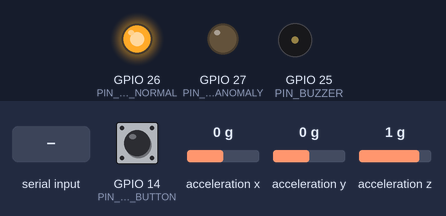
A sketch run on a simulated ESP32. Shown: output pins drawn as LEDs (lit = HIGH), buzzer (waves = sounding). Wiring (inferred from the names in the program): MPU-6050 motion sensor at I2C address 0x68. The inputs (shaded band) are chosen by the test bench; at power-on: acceleration x 0 g, GPIO 14 (PIN_MODE_BUTTON) HIGH, acceleration y 0 g, acceleration z 1 g. Random numbers use the default seed unless the sketch sets one; what the sketch prints to the serial monitor is not drawn.

Above: at 1.4 s.
1.5 s: acceleration x set to -1.4 g
At 1.73 s:
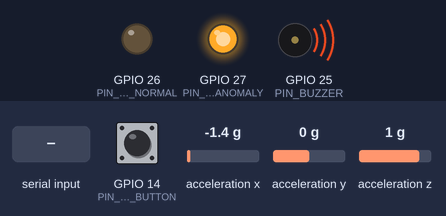
3.8 s: "2" received over Serial
At 4.33 s:
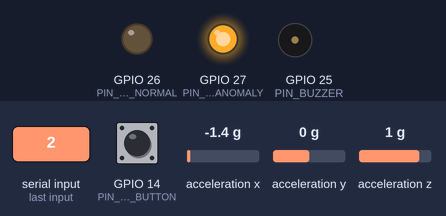
6.8 s: GPIO 14 (PIN_MODE_BUTTON) pulled LOW for 0.15 s
At 8.3 s:
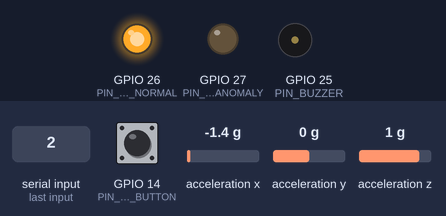
9.8 s: acceleration y set to 0.3 g
11.8 s: acceleration y set to 0.6 g
Timing chart, 0 to 14.8 s (numbered marks = the images above; inputs shaded):
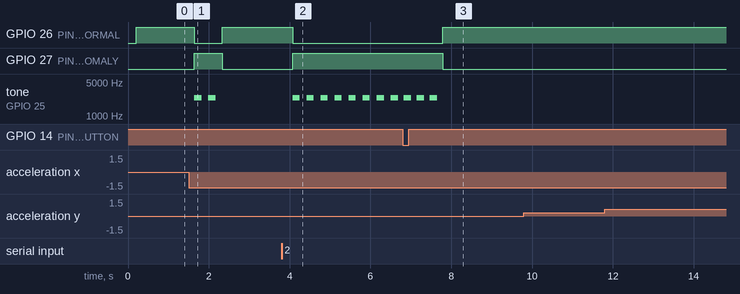

The sketch:

edge_ai_anomaly_detection.ino
```cpp
/**
 * ============================================================================
 * Proyek 09 : Edge AI Anomaly Detection (TinyML Predictive Maintenance)
 * Repo      : IoT_lab
 * Board     : ESP32 + Sensor Akselerometer/Giroskop I2C MPU6050
 * Framework : Arduino IDE
 * ============================================================================
 * Fitur Utama:
 * 1. Akuisisi sinyal getaran 3-axis (`ax`, `ay`, `az` dalam satuan m/s^2) dari
 *    sensor MPU6050 dengan frekuensi sampling presisi 100 Hz (interval 10 ms)
 *    ke dalam Sliding Window Buffer berukuran 64 sampel (640 ms).
 * 2. Ekstraksi Fitur DSP Real-Time di Edge (RMS, Peak-to-Peak, Variance,
 *    Crest Factor, dan Zero-Crossing Rate) menggunakan `anomaly_model.h`.
 * 3. Mendukung 2 Mode Operasi yang dapat diganti kapan saja melalui tombol fisik
 *    pada GPIO14 atau perintah Serial Monitor (`m`, `1`, `2`, `s`):
 *    - MODE 1: Edge AI Real-Time Inference (`IDLE`, `NORMAL_OPERATION`, `ANOMALY_DETECTED`)
 *    - MODE 2: CSV Data Forwarder (`ax,ay,az`) untuk pelatihan model di Edge Impulse Studio
 * 4. Dilengkapi Generator Getaran Sintetis (opsional via perintah Serial `s`)
 *    untuk menguji respons deteksi anomali secara mudah di simulator Wokwi.
 * ============================================================================
 */

#include <Arduino.h>
#include <Wire.h>
#include "anomaly_model.h"

// ============================================================================
// Konfigurasi Pin Hardware (ESP32)
// ============================================================================
const int PIN_I2C_SDA     = 21;
const int PIN_I2C_SCL     = 22;
const int PIN_MODE_BUTTON = 14; // Tombol ganti mode / simulasi profil getaran
const int PIN_LED_NORMAL  = 26; // LED Hijau: Mesin Normal / Idle
const int PIN_LED_ANOMALY = 27; // LED Merah: Anomali Terdeteksi!
const int PIN_BUZZER      = 25; // Buzzer Alarm Peringatan Dini

// ============================================================================
// Konfigurasi Register I2C MPU6050 & Sampling Sinyal
// ============================================================================
const uint8_t MPU6050_I2C_ADDR     = 0x68;
const uint8_t REG_PWR_MGMT_1       = 0x6B;
const uint8_t REG_ACCEL_CONFIG     = 0x1C;
const uint8_t REG_ACCEL_XOUT_H     = 0x3B;
const float   ACCEL_SCALE_2G       = 16384.0f; // LSB/g untuk rentang +-2g
const float   GRAVITY_MS2          = 9.80665f;

const size_t  WINDOW_SAMPLES       = 64;       // 64 sampel @ 100 Hz = jendela 640 ms
const size_t  STRIDE_SAMPLES       = 32;       // Overlap 50% (Inferensi tiap 320 ms)
const unsigned long SAMPLE_INTERVAL_US = 10000UL; // 10,000 us = 10 ms (100 Hz)

// ============================================================================
// Buffer Sinyal & Variabel State
// ============================================================================
float bufAx[WINDOW_SAMPLES];
float bufAy[WINDOW_SAMPLES];
float bufAz[WINDOW_SAMPLES];
size_t sampleCount = 0;

enum OperatingMode : uint8_t {
  MODE_EDGE_INFERENCE = 0, // Mode Default: Klasifikasi TinyML Real-Time
  MODE_DATA_FORWARDER = 1  // Mode CSV: Streaming "ax,ay,az" untuk Edge Impulse CLI
};

OperatingMode currentMode = MODE_EDGE_INFERENCE;
bool mpuConnected         = false;

// Mode injeksi getaran sintetis untuk mempermudah pengujian di Wokwi:
//   0 = Baca murni dari sensor MPU6050
//   1 = Simulasi Mesin Normal (Harmonik 18 Hz halus)
//   2 = Simulasi Mesin Anomali (Benturan bearing & ketidakseimbangan poros)
uint8_t syntheticFaultProfile = 0;

unsigned long lastSampleMicros = 0;
unsigned long lastDebounceTime = 0;
bool lastButtonReading         = HIGH;

// ============================================================================
// Driver I2C Langsung untuk Sensor MPU6050 (Tanpa Ketergantungan Library)
// ============================================================================
bool initMpu6050() {
  Wire.beginTransmission(MPU6050_I2C_ADDR);
  Wire.write(REG_PWR_MGMT_1);
  Wire.write(0x00); // Bangunkan MPU6050 dari mode sleep
  if (Wire.endTransmission(true) != 0) {
    return false;
  }

  // Konfigurasi rentang penuh akselerometer ke +-2g
  Wire.beginTransmission(MPU6050_I2C_ADDR);
  Wire.write(REG_ACCEL_CONFIG);
  Wire.write(0x00);
  Wire.endTransmission(true);
  return true;
}

void readAccelerometerMs2(float& ax, float& ay, float& az) {
  if (mpuConnected) {
    Wire.beginTransmission(MPU6050_I2C_ADDR);
    Wire.write(REG_ACCEL_XOUT_H);
    Wire.endTransmission(false);
    uint8_t bytesReceived = Wire.requestFrom(MPU6050_I2C_ADDR, (uint8_t)6, (uint8_t)true);

    if (bytesReceived == 6) {
      int16_t rawX = (int16_t)((Wire.read() << 8) | Wire.read());
      int16_t rawY = (int16_t)((Wire.read() << 8) | Wire.read());
      int16_t rawZ = (int16_t)((Wire.read() << 8) | Wire.read());

      ax = ((float)rawX / ACCEL_SCALE_2G) * GRAVITY_MS2;
      ay = ((float)rawY / ACCEL_SCALE_2G) * GRAVITY_MS2;
      az = ((float)rawZ / ACCEL_SCALE_2G) * GRAVITY_MS2;
    }
  } else {
    ax = 0.0f;
    ay = 0.0f;
    az = GRAVITY_MS2;
  }

  // Tambahkan komponen getaran sintetis jika diaktifkan untuk demo pengujian
  float tSec = (float)millis() / 1000.0f;
  if (syntheticFaultProfile == 1) {
    // Getaran sinusoidal halus motor sehat (RMS ~ 1.2 m/s^2)
    ax += 1.15f * sinf(2.0f * PI * 18.0f * tSec);
    ay += 0.95f * cosf(2.0f * PI * 18.0f * tSec);
    az += 0.60f * sinf(2.0f * PI * 36.0f * tSec);
  } else if (syntheticFaultProfile == 2) {
    // Getaran anomali berat + lonjakan impak mekanis (bearing spalling / unbalance)
    float impact = ((random(0, 100) < 18) ? 7.5f : 0.0f);
    ax += 3.80f * sinf(2.0f * PI * 24.0f * tSec) + impact;
    ay += 3.40f * cosf(2.0f * PI * 24.0f * tSec) - (impact * 0.7f);
    az += 2.90f * sinf(2.0f * PI * 48.0f * tSec) + ((float)random(-150, 150) / 100.0f);
  }
}

// ============================================================================
// Kontrol Indikator LED & Alarm Buzzer berdasarkan Hasil Inferensi
// ============================================================================
void updateHardwareIndicators(MachineState state) {
  if (state == STATE_ANOMALY_DETECTED) {
    digitalWrite(PIN_LED_NORMAL, LOW);
    digitalWrite(PIN_LED_ANOMALY, HIGH);
    tone(PIN_BUZZER, 2400, 180); // Bunyikan alarm 2.4 kHz
  } else {
    digitalWrite(PIN_LED_NORMAL, HIGH);
    digitalWrite(PIN_LED_ANOMALY, LOW);
    noTone(PIN_BUZZER);
  }
}

// ============================================================================
// Geser Sliding Window Buffer (50% Overlap Stride)
// ============================================================================
void shiftSlidingWindow() {
  size_t remaining = WINDOW_SAMPLES - STRIDE_SAMPLES;
  for (size_t i = 0; i < remaining; i++) {
    bufAx[i] = bufAx[i + STRIDE_SAMPLES];
    bufAy[i] = bufAy[i + STRIDE_SAMPLES];
    bufAz[i] = bufAz[i + STRIDE_SAMPLES];
  }
  sampleCount = remaining;
}

// ============================================================================
// Penanganan Input Perintah Serial & Tombol Fisik
// ============================================================================
void printMenuBanner() {
  Serial.println("\n======================================================================");
  Serial.println("  IoT Lab - 09 Edge AI Anomaly Detection (TinyML Vibration Monitor)   ");
  Serial.printf("  Mode Aktif : %s\n",
                (currentMode == MODE_EDGE_INFERENCE) ? "EDGE AI INFERENCE (Real-Time)" : "CSV DATA FORWARDER (Edge Impulse)");
  Serial.println("  Perintah Serial Monitor:");
  Serial.println("    'm' -> Ganti Mode (Edge AI Inference <-> CSV Data Forwarder)");
  Serial.println("    '0' -> Mode Sensor MPU6050 Murni (IDLE / Sesuai Slider Wokwi)");
  Serial.println("    '1' -> Simulasikan Getaran Motor NORMAL_OPERATION");
  Serial.println("    '2' -> Simulasikan Getaran Rusak ANOMALY_DETECTED (Bearing/Unbalance)");
  Serial.println("======================================================================\n");
}

void handleSerialCommands() {
  if (!Serial.available()) return;
  char cmd = Serial.read();

  if (cmd == 'm' || cmd == 'M') {
    currentMode = (currentMode == MODE_EDGE_INFERENCE) ? MODE_DATA_FORWARDER : MODE_EDGE_INFERENCE;
    printMenuBanner();
    if (currentMode == MODE_DATA_FORWARDER) {
      Serial.println("ax,ay,az");
    }
  } else if (cmd == '0') {
    syntheticFaultProfile = 0;
    Serial.println("[SIM] Profil Getaran: 0 (Baca murni sensor MPU6050 / IDLE)");
  } else if (cmd == '1') {
    syntheticFaultProfile = 1;
    Serial.println("[SIM] Profil Getaran: 1 (Simulasi Putaran Motor Sehat / NORMAL_OPERATION)");
  } else if (cmd == '2') {
    syntheticFaultProfile = 2;
    Serial.println("[SIM] Profil Getaran: 2 (Simulasi Kerusakan Bearing / ANOMALY_DETECTED)");
  }
}

void checkModeButton() {
  int reading = digitalRead(PIN_MODE_BUTTON);
  if (reading != lastButtonReading) {
    lastDebounceTime = millis();
  }
  if ((millis() - lastDebounceTime) > 50UL) {
    static bool stableState = HIGH;
    if (reading != stableState) {
      stableState = reading;
      if (stableState == LOW) {
        // Siklus profil getaran (0 -> 1 -> 2 -> 0) saat tombol ditekan
        syntheticFaultProfile = (syntheticFaultProfile + 1) % 3;
        Serial.printf("\n[BUTTON] Tombol ditekan! Beralih ke Profil Getaran Uji #%u (%s)\n",
                      syntheticFaultProfile,
                      (syntheticFaultProfile == 0) ? "SENSOR_MURNI/IDLE" :
                      (syntheticFaultProfile == 1) ? "MOTOR_NORMAL" : "MOTOR_ANOMALY");
      }
    }
  }
  lastButtonReading = reading;
}

// ============================================================================
// Setup & Loop Utama
// ============================================================================
void setup() {
  Serial.begin(115200);
  delay(200);

  pinMode(PIN_MODE_BUTTON, INPUT_PULLUP);
  pinMode(PIN_LED_NORMAL, OUTPUT);
  pinMode(PIN_LED_ANOMALY, OUTPUT);
  pinMode(PIN_BUZZER, OUTPUT);

  digitalWrite(PIN_LED_NORMAL, HIGH);
  digitalWrite(PIN_LED_ANOMALY, LOW);

  Wire.begin(PIN_I2C_SDA, PIN_I2C_SCL);
  Wire.setClock(400000); // Fast I2C 400 kHz untuk pembacaan sampel berkecepatan tinggi

  mpuConnected = initMpu6050();
  printMenuBanner();

  if (mpuConnected) {
    Serial.println("[MPU6050] Sensor Akselerometer I2C (0x68) berhasil diinisialisasi!");
  } else {
    Serial.println("[MPU6050] Peringatan: Sensor tidak terdeteksi di 0x68, menggunakan baseline sintetis.");
  }

  lastSampleMicros = micros();
}

void loop() {
  handleSerialCommands();
  checkModeButton();

  // Jaga interval sampling tepat 100 Hz (10,000 mikrodetik)
  unsigned long nowMicros = micros();
  if (nowMicros - lastSampleMicros < SAMPLE_INTERVAL_US) {
    return;
  }
  lastSampleMicros = nowMicros;

  float ax = 0.0f, ay = 0.0f, az = 0.0f;
  readAccelerometerMs2(ax, ay, az);

  // Mode 2: CSV Data Forwarder untuk Edge Impulse Studio CLI
  if (currentMode == MODE_DATA_FORWARDER) {
    Serial.printf("%.3f,%.3f,%.3f\n", ax, ay, az);
    return;
  }

  // Mode 1: Kumpulkan sampel ke dalam Sliding Window Buffer & jalankan Edge AI
  bufAx[sampleCount] = ax;
  bufAy[sampleCount] = ay;
  bufAz[sampleCount] = az;
  sampleCount++;

  if (sampleCount >= WINDOW_SAMPLES) {
    EdgeFeatureVector feat = extractEdgeFeatures(bufAx, bufAy, bufAz, WINDOW_SAMPLES);
    InferenceResult res    = runEdgeInference(bufAx, bufAy, bufAz, WINDOW_SAMPLES);

    updateHardwareIndicators(res.predictedClass);

    Serial.printf("[EDGE-AI] Status: %-17s | AnomalyScore: %.2f | Conf(I/N/A): %.0f%%/%.0f%%/%.0f%% | "
                  "RMS: %.2f m/s2 | P2P: %.2f | Crest: %.2f | DSP+NN: %lu+%lu us\n",
                  res.label,
                  res.anomalyScore,
                  res.probIdle * 100.0f,
                  res.probNormal * 100.0f,
                  res.probAnomaly * 100.0f,
                  feat.compositeRms,
                  feat.compositePeak2Peak,
                  feat.maxCrestFactor,
                  (unsigned long)res.dspTimeUs,
                  (unsigned long)res.classificationTimeUs);

    // Geser window 50% (32 sampel) agar inferensi berikutnya berjalan mulus (Sliding Window)
    shiftSlidingWindow();
  }
}
```

Source omitted: anomaly_model.h (8592 bytes)

Measured:
- after the input at 1.5 s, GPIO 26 (PIN_LED_NORMAL): HIGH → LOW after 0.14 s, → HIGH 0.69 s later; GPIO 27 (PIN_LED_ANOMALY): LOW → HIGH after 0.14 s, → LOW 0.69 s later; tone on GPIO 25 (PIN_BUZZER): alternates 2400 Hz for 0.18 s and silent for 0.17 s, 4 changes in all, then stays silent, starting after 0.14 s
- after the input at 3.8 s, GPIO 26 (PIN_LED_NORMAL): HIGH → LOW after 0.27 s; GPIO 27 (PIN_LED_ANOMALY): LOW → HIGH after 0.27 s; tone on GPIO 25 (PIN_BUZZER): alternates 2400 Hz for 0.18 s and silent for 0.17 s, starting after 0.27 s
- after the input at 6.8 s, GPIO 26 (PIN_LED_NORMAL): LOW → HIGH after 0.99 s; GPIO 27 (PIN_LED_ANOMALY): HIGH → LOW after 0.99 s
- after the input at 9.8 s, every drawn part: stays the same
- after the input at 11.8 s, every drawn part: stays the same
